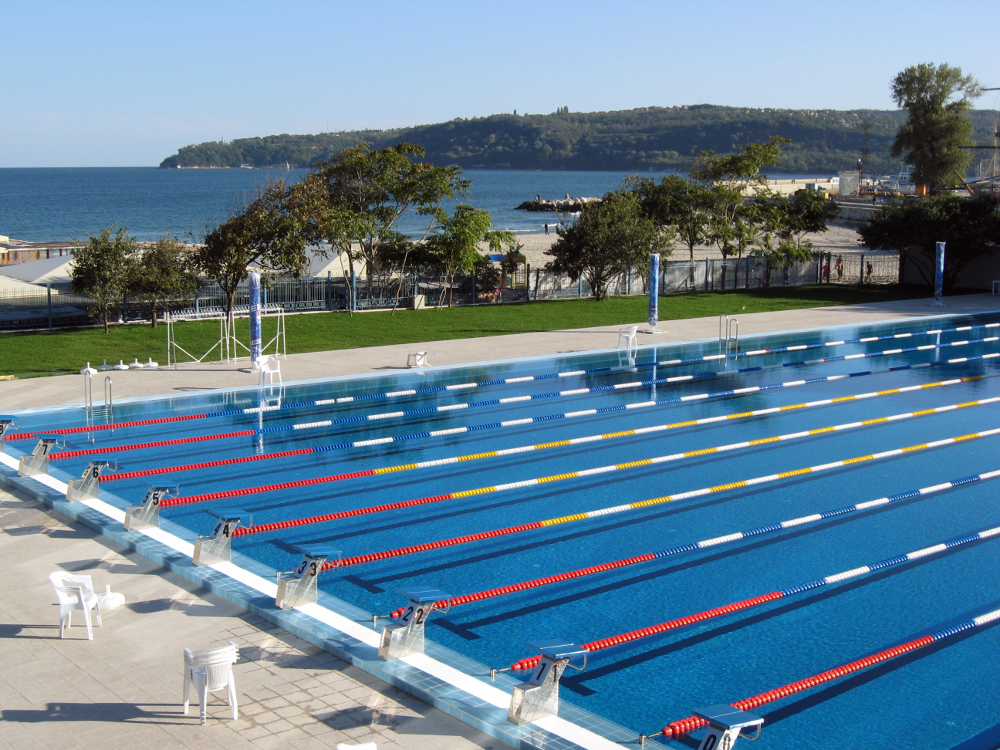
//> input picture task2/pool.jpg, 1000 x 750 px
$ ./homography pool.jpg pool.jpg   (built with g++ and OpenCV 4)
//> lines starting //> are read from the running program, lines starting //| are printed output that depends on the picture; after the words box and inside, x2 and y2 are one past the last pixel; in counts of white or black regions, pixels touching at a corner belong together
#include <iostream>

#include "opencv2/core/core.hpp"
#include "opencv2/imgproc/imgproc.hpp"
#include "opencv2/highgui/highgui.hpp"
#include "opencv2/calib3d/calib3d.hpp"

using namespace std;
using namespace cv;

// Image containers for background and overlay image
Mat background;
Mat overlay;

// To calculate a homography, we need 4 corresponding points:
// the "original" points and the points after the transformation.

// 4 corner points(x,y) of the overlay image ("original" points before
// transformation)
vector<Point2f> corners;

// 4 points clicked by the user (mouse left click) in the background image
// (points after transformation)
vector<Point2f> clicks;


void merge_images(const Mat warped)
{
    // Create a masked version of the background where
    // the areas for the wapred image are black
    Mat gray;
    Mat mask;
    Mat masked_background;

    // Convert second image to gray-scale
    cvtColor(warped, gray, CV_BGR2GRAY);
    // Create binary image from gray-scale image
    threshold(gray, gray, 0, 255, CV_THRESH_BINARY);
    // Create mask
    bitwise_not(gray, mask);
    background.copyTo(masked_background, mask);

    // Render final image by simply add the 2 matrices
    imshow("Homography", masked_background + warped);
}


void on_mouse(int event, int x, int y, int flags, void* userdata)
{
    if (event != EVENT_LBUTTONDOWN) {
        return;
    }

    clicks.push_back(Point2f(float(x), float(y)));

    if (clicks.size() == 4) {
        cout << "Calculating homography ..." << endl;

        // Calculate homography between corners and clicks
        Mat homography = findHomography(corners, clicks, 0);

        // Create warped overlay image
        Mat warped;
        warpPerspective(overlay, warped, homography, background.size());

        // Merge background and warped image
        merge_images(warped);
    } else if (clicks.size() == 5) {
        cout << "Reset clicks" << endl;

        clicks.clear();
        imshow("Homography", background);
    }
}


int main(int argc, char const *argv[])
{
    // Argument parsing
    if (argc != 3) {
        cout << "Usage: ./homography <background> <overlay>" << endl;

        return 1;
    }

    // Load images
    background = imread(argv[1], CV_LOAD_IMAGE_COLOR);
//> background is the input picture: 750 rows x 1000 cols, CV_8UC3; mean B, G, R 149.8, 130.5, 101.1
    overlay    = imread(argv[2], CV_LOAD_IMAGE_COLOR);

    // Check if files were found meaning the images are not empty
    if (background.empty()) {
        cerr << "Cannot read background image " << argv[1] << endl;

        return 1;
    }

    if (overlay.empty()) {
        cerr << "Cannot read overlay image " << argv[2] << endl;

         return 1;
    }

    // Load the 4 corner points of the overlay image
    corners.push_back(Point2f(float(0),            float(0)));
    corners.push_back(Point2f(float(0),            float(overlay.rows)));
//> corners = 2 Points (x, y): [0, 0], [0, 750]
    corners.push_back(Point2f(float(overlay.cols), float(overlay.rows)));
    corners.push_back(Point2f(float(overlay.cols), float(0)));

    // Display window
    namedWindow("Homography", WINDOW_AUTOSIZE);
    imshow("Homography", background);

    setMouseCallback("Homography", on_mouse, NULL);

    // Wait for a key stroke indefinitly
    waitKey(0);
//> the left mouse button is pressed and released at (250, 187)
//> the left mouse button is pressed and released at (750, 187)
//> the left mouse button is pressed and released at (750, 562)
//> the left mouse button is pressed and released at (250, 562)
//> in on_mouse (call 7), `warpPerspective(overlay, warped, homography, background.size());`:
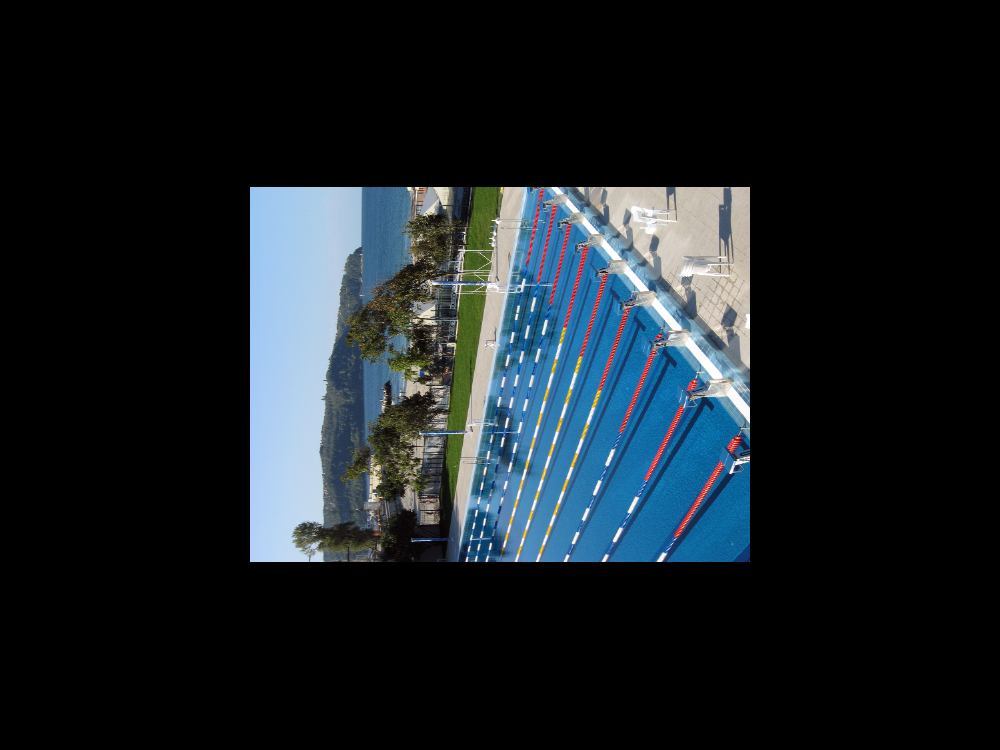
//> warped: 750 rows x 1000 cols, CV_8UC3; mean B, G, R 37.5, 32.7, 25.3
//> in merge_images, `cvtColor(warped, gray, CV_BGR2GRAY);`:
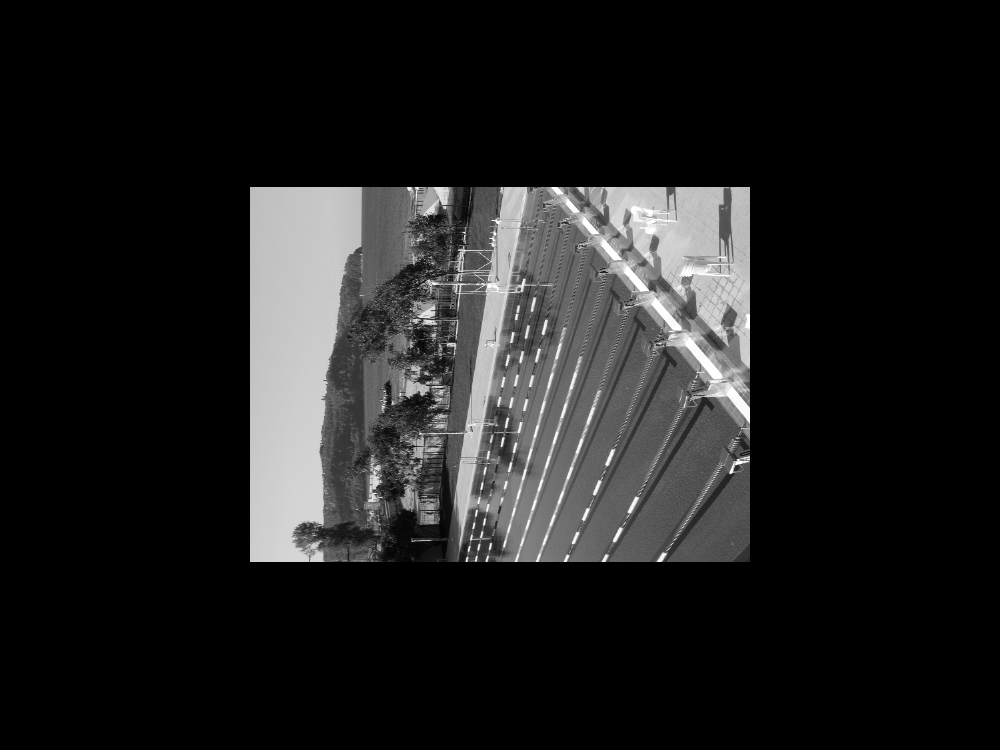
//> gray: 750 rows x 1000 cols, CV_8UC1; min 0, max 255, mean 31
//> in merge_images, `threshold(gray, gray, 0, 255, CV_THRESH_BINARY);`:
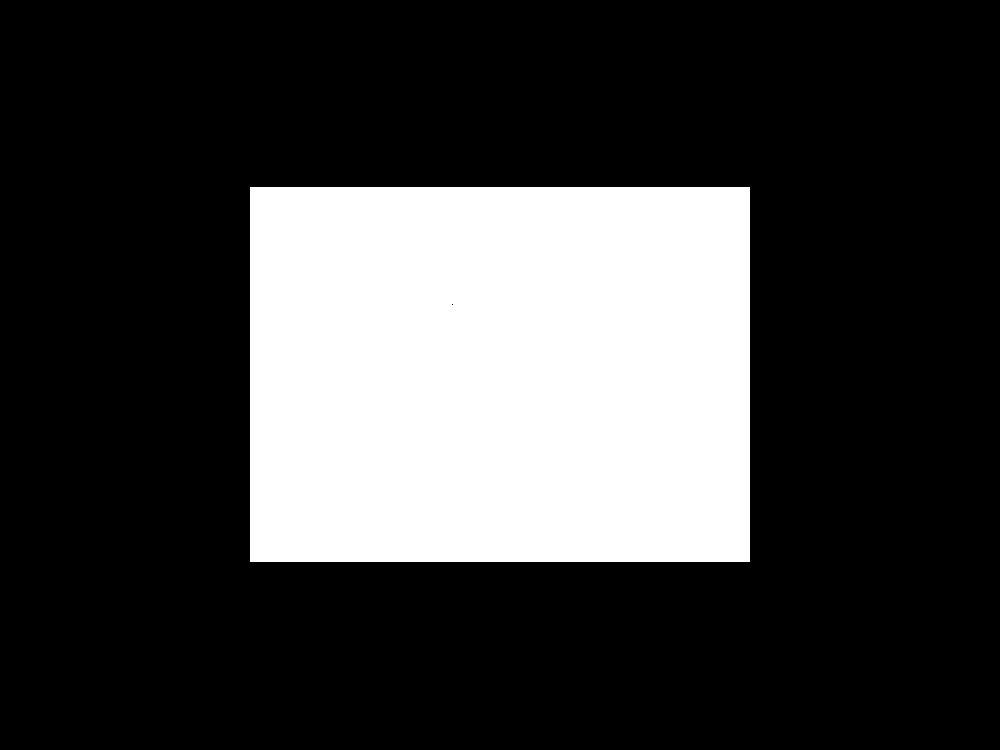
//> gray: 750 rows x 1000 cols, CV_8UC1; 25% white; 1 white region, box (x1, y1, x2, y2) and area: (250, 187, 750, 562) 187499
//> in merge_images, `background.copyTo(masked_background, mask);`:
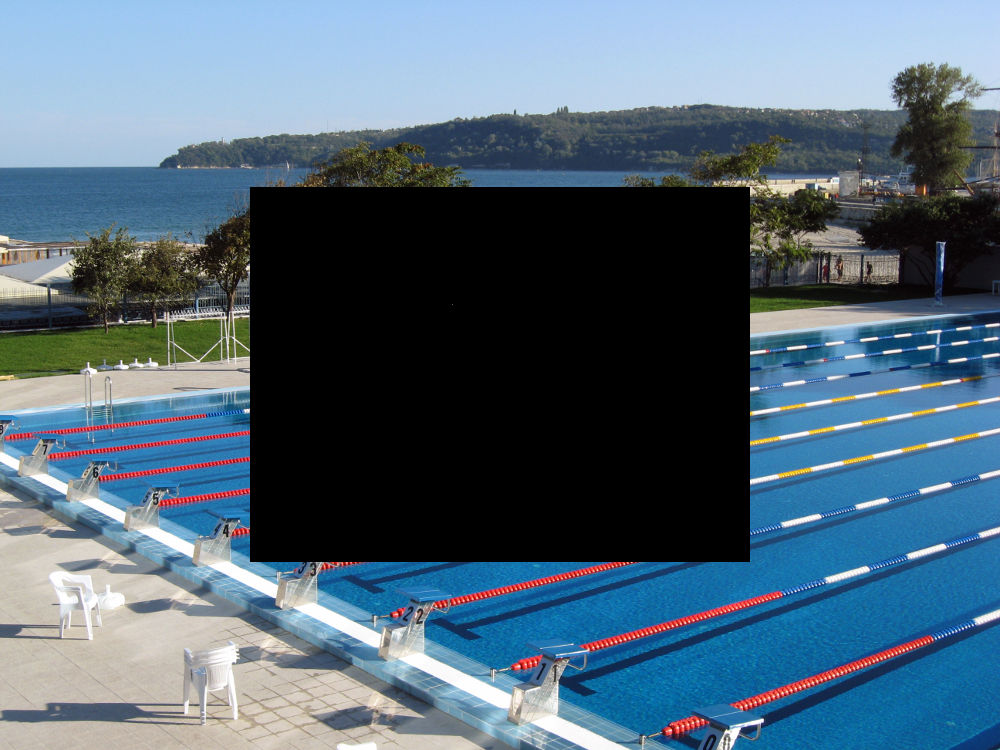
//> masked_background: 750 rows x 1000 cols, CV_8UC3; mean B, G, R 119, 102.9, 81.1
//> in merge_images, `imshow("Homography", masked_background + warped);`:
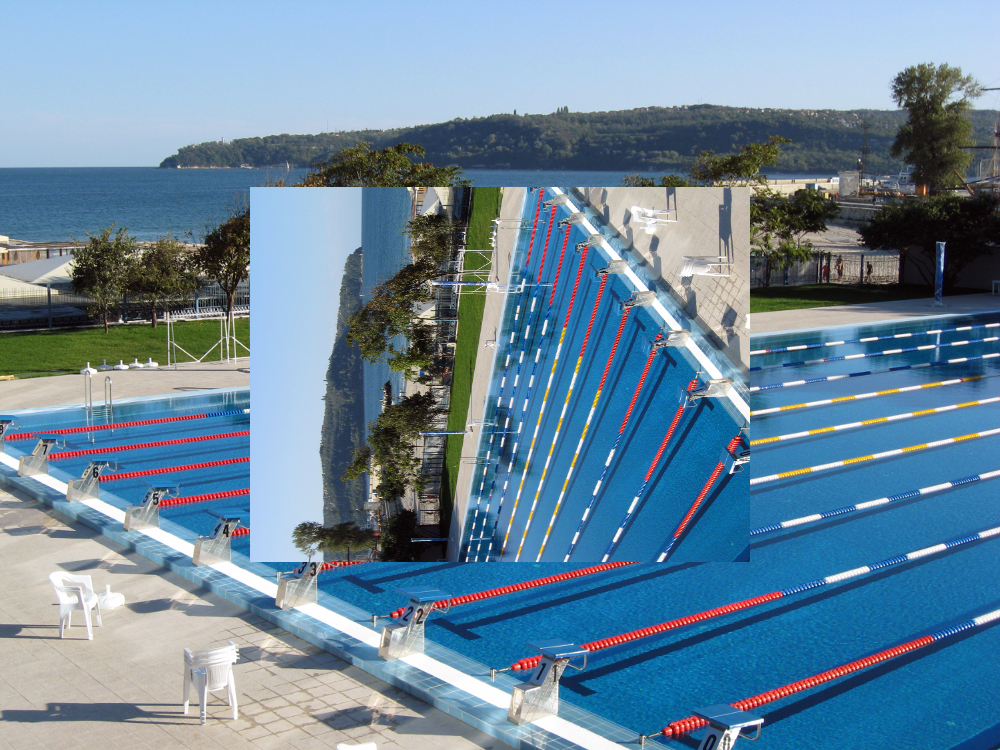
//> window 'Homography': 750 rows x 1000 cols, CV_8UC3; mean B, G, R 156.5, 135.6, 106.4

    return 0;
}
